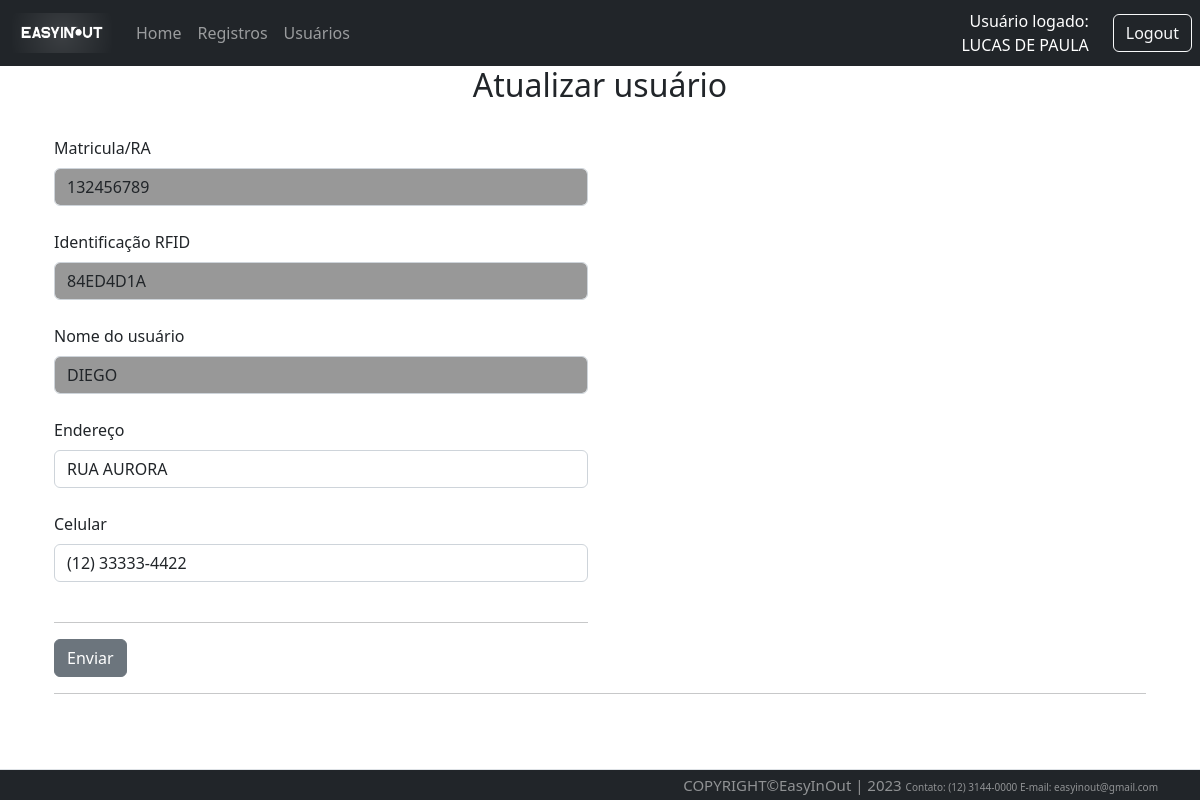
The page /user/1/updateUser (signed in) on the database its author committed.
### Src/Model/BancoDados.py (models this page shows, shortened)
class FuncBd(UserMixin,db.Model):
  id = db.Column(db.Integer, primary_key=True, autoincrement=True)
  mat = db.Column(db.Integer, unique=True)
  nome = db.Column(db.String(150))
  endereco = db.Column(db.String(150))
  contato = db.Column(db.String(150))
  email = db.Column(db.String(150))
  senha = db.Column(db.String(150))

class UserBd(db.Model):
  id = db.Column(db.Integer, primary_key=True, autoincrement=True)
  mat = db.Column(db.Integer, unique=True)
  rfid = db.Column(db.String(8), unique=True)
  nome = db.Column(db.String(150))
  endereco = db.Column(db.String(150))
  contato = db.Column(db.String(150))

### Src/View/User.py (the view, shortened to what this page needs)
@User.route('/<int:id>/updateUser', methods=['GET','POST'])
@login_required
def updateUser(id):
  _registro=request.form.get('mat')
  _rfid=request.form.get('rfid')
  _nome=request.form.get('nome')
  _endereco=request.form.get('endereco')
  _contato=request.form.get('contato')
  print(_nome)
  _user = UserBd.query.filter_by(id=id).first()
  return render_template('atualizarUsuario.html', user=_user)

### Src/View/Login.py (called while the page is built)
@login_manager.user_loader
def load_user(employee_id):
  funcionario = FuncBd.query.filter_by(id=employee_id).first()
  return funcionario

### Templates/atualizarUsuario.html (shortened to what this page needs)
{% extends 'base.html' %}
{% block conteudo %}
<h2 style="text-align: center;">Atualizar usuário</h2><br>
<div class="container">
<form method="POST" action="{{url_for('router.user.updateUser', id=user.id)}}">
  <div class="row">
    <div class="col-sm-6">
      <label class="form-label" for="form3Example4">Matricula/RA</label>
      <input style="background-color:#989898;"type="text" minlength="6" maxlength="13" class="form-control" name="mat" value="{{user.mat}}" readonly><br>
      <label class="form-label" for="form3Example4">Identificação RFID</label>
      <input style="background-color:#989898;" type="text" class="form-control" name="rfid" value="{{user.rfid}}" readonly><br>
      <label class="form-label" for="form3Example4">Nome do usuário</label>
      <input style="background-color:#989898;" type="text" class="form-control" name="nome" value="{{user.nome}}" readonly><br>
      <label class="form-label" for="form3Example4">Endereço</label>
      <input type="text" class="form-control" name="endereco" value="{{user.endereco}}"><br>
      <label class="form-label" for="form3Example4">Celular</label>
      <input type="text" class="form-control" name="contato" value="{{user.contato}}" id="celular"><br>
      <hr>
        <button type="submit" name="bt1" value="1" class="btn btn-secondary">Enviar</button>
    </div>
  </div>
  <hr>
</div>
{% endblock conteudo %}

### Templates/top.html (shortened to what this page needs)
<div id="containers">
{% if not current_user.nome %}
<nav class="navbar navbar-expand-lg navbar-dark bg-dark">
          <div class="container-fluid">
              <a class="navbar-brand" href="{{url_for('router.home.index')}}">
                <img src="{{url_for('static', filename='Images/easyinout.png')}}"
             style="width: 100px; height: 40px;">
              </a>
              <div class="collapse navbar-collapse" id="navbarSupportedContent">
                  <ul class="navbar-nav me-auto mb-2 mb-lg-0">
                    <li class="nav-item">
                        <a class="nav-link" href="{{url_for('router.home.index')}}">Home</a>
                    </li>
                    <li class="nav-item">
                        <a class="nav-link" href="{{url_for('router.about.sobre')}}">Sobre Nós</a>
                    </li>
                  </ul>
              </div>
              <div class="text-end">
                  <a type="button" class="btn btn-outline-light me-2" href="{{url_for('router.login.login')}}">Login</a>
              </div>
          </div>
      </nav>
{% else %}
        <nav class="navbar navbar-expand-lg navbar-dark bg-dark">
            <div class="container-fluid">
                <a class="navbar-brand" href="{{url_for('router.home.index')}}">
                  <img src="{{url_for('static', filename='Images/easyinout.png')}}"
             style="width: 100px; height: 40px;">
                </a>
                <div class="collapse navbar-collapse"
                    id="navbarSupportedContent">
                    <ul class="navbar-nav me-auto mb-2 mb-lg-0">
                        <li class="nav-item">
                            <a class="nav-link" href="{{url_for('router.home.index')}}">Home</a>
                        </li>
                        <li class="nav-item">
                            <a class="nav-link" href="{{url_for('router.traffic.list')}}">Registros</a>
                        </li>
                        <li class="nav-item">
                            <a class="nav-link"href="{{url_for('router.user.listUser')}}">Usuários</a>
                        </li>
                    </ul>
                </div>
            </div>
            <div class="text-end me-4" style="text-align:right; color:white; width:500px ">
              Usuário logado:<br>{{current_user.nome}}
            </div>
            <div class="text-end">
                <a type="button" class="btn btn-outline-light me-2" href="{{url_for('router.login.logout')}}">Logout</a>
            </div>
        </nav>
</div>
{% endif %}

### Templates/base.html (style rules this page uses)
body { min-height: 100% }

### rows shown on the page
FuncBd: nome "LUCAS DE PAULA"
UserBd: mat "132456789", rfid "84ED4D1A", nome "DIEGO", endereco "RUA AURORA", contato "(12) 33333-4422"
